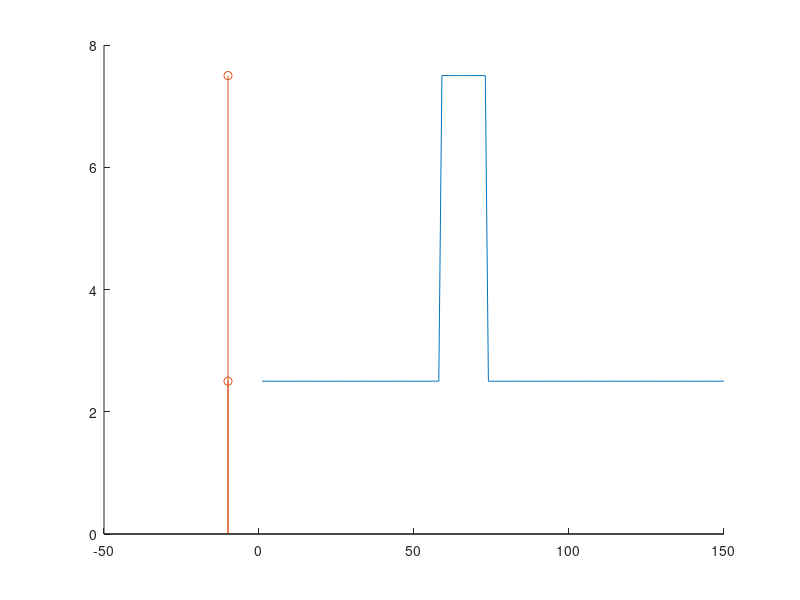

This chart was generated by the following MATLAB code:
clc, clear
relPos = -10;

vD = 2.8;  % relative velocity

ph = 150;

laneWidth = 5; % task.road.lanewidth;
safetyMargin = 20; % task.Ego.longsafetymargin;

xsp(2,:) = ones(1,ph)*laneWidth/2;
xsp(1,:) = ones(1,ph)*vD;
% xRel = (ph:-1:1)*vD - relPos;
xRel = (-ph/2:ph/2)*vD - relPos*vD;

% xsp(2, ) = 3*laneWidth/2;
for i=1:ph

    if abs(xRel(i)) < safetyMargin
        xsp(2,i)=3*laneWidth/2;
    end
end

figure(1); clf; hold on;
plot(xsp(2, :));
stem([relPos, relPos], [2.5, 7.5]);

% figure(2); clf; hold on;
% plot(xRel)

